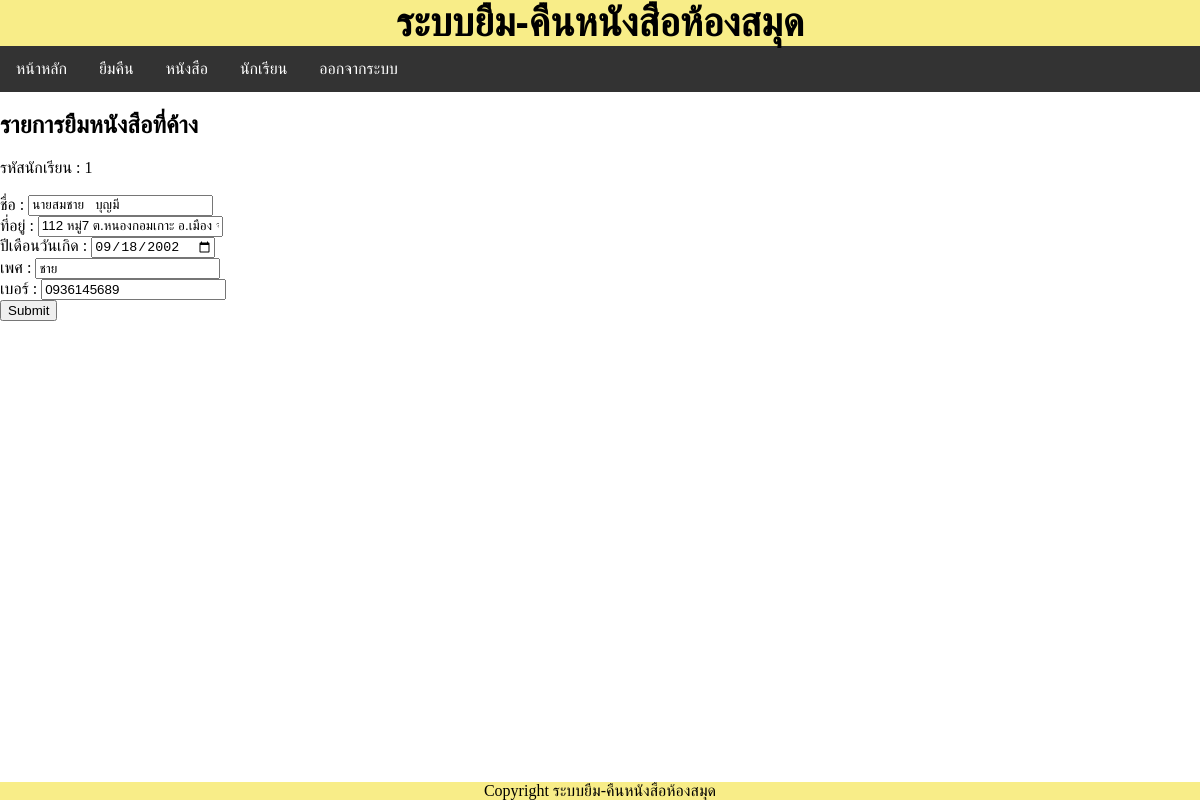
Page /edit_student.php?stu_id=1 (signed in) on the earlier database version.
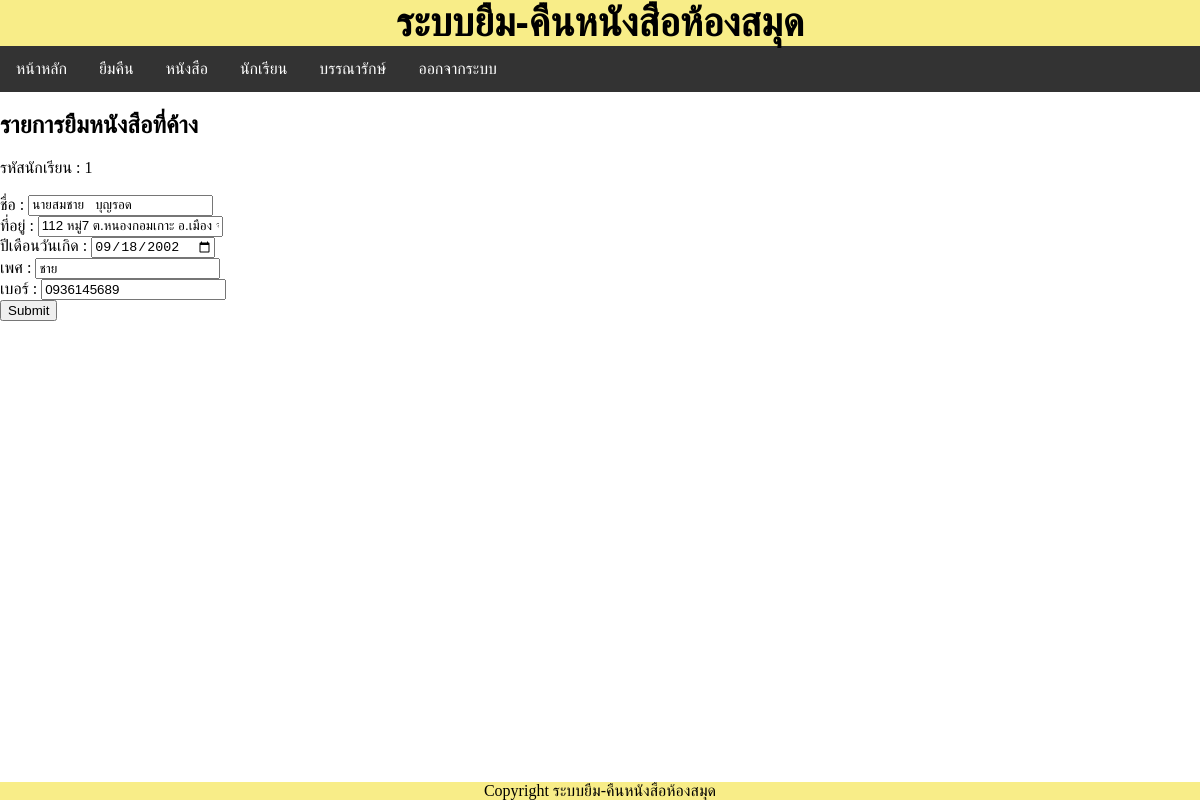
Same page on the later database version.
### tables this page shows
CREATE TABLE `Students` (
  `id` int(11) NOT NULL,
  `Name` text NOT NULL,
  `Address` text NOT NULL,
  `DOB` date NOT NULL,
  `Gender` text NOT NULL,
  `Phone` varchar(10) NOT NULL
);

### config.php (called while the page is built, shortened)
<?php
$name_web="ระบบยืม-คืนหนังสือห้องสมุด";
?>

### check_admin.php (called while the page is built, shortened)
<?php
function is_admin() {
 if (isset($_COOKIE['status']))
 {
     if($_COOKIE['status']=="admin"){
   return true;
     }
     else{
         return false;
     }
}
else{
    return false;
}
}
?>

### edit_student.php (the view, shortened to what this page needs)
<?php
$st_id=$_GET['stu_id'];
require_once("config.php");
?>
<!DOCTYPE html>
<html>
<head>
    <link rel="stylesheet" type="text/css" media="screen" href="main.css" />
<?php include("js.php"); ?></head>
<body>
    <?php include('header_web.php');?>
    <?php include('nav.php');?>
    <main>
      <article>
        <h1>รายการยืมหนังสือที่ค้าง</h1>
        <?php
        echo "รหัสนักเรียน : ".$st_id;
        ?>
        <?php
        require("db.php");
	    $sql = "SELECT * FROM Students WHERE id=".$st_id;
        $query = mysqli_query($con,$sql);
        $rowcount=mysqli_num_rows($query);
        if($rowcount== 0){
            echo "<br>ไม่มีรายชื่อในระบบ";
         }
         else{
    ?>
<?php
$result=mysqli_fetch_array($query,MYSQLI_ASSOC)
?>
  <form action="./save_edit_student.php"  method="POST">
        <br>ชื่อ : <input type="text" name="name" value="<?php echo $result['Name'];  ?>"><br>
        ที่อยู่ : <input type="text" name="address" value="<?php echo $result['Address'];  ?>"><br>
        ปีเดือนวันเกิด : <input type="date" name="dob" value="<?php echo $result['DOB'];  ?>"><br>
        เพศ : <input type="text" name="gender" value="<?php echo $result['Gender'];  ?>"><br>
        เบอร์ : <input type="tel" name="phone" value="<?php echo $result['Phone'];  ?>"><br>
        <input type="submit" value="Submit">
    </form>
<?php
}
?>
    </article>
    </main>
    <footer>Copyright <?php echo $name_web;?></footer>
</body>
</html>

### nav.php
<nav>
      <a href="./">หน้าหลัก</a>
      <?php
      if (isset($_COOKIE['user']))
      {
        echo '<a href="student_id.php">ยืมคืน</a>';
        echo '<a href="book.php">หนังสือ</a>';
        echo '<a href="student.php">นักเรียน</a>';
        require_once("check_admin.php");
        if(is_admin()){
          echo '<a href="librarian.php">บรรณารักษ์</a>';
        }
        echo '<a href="logout.php">ออกจากระบบ</a>';
      }
      else{
        echo '<a href="login.php">เข้าสู่ระบบ</a>';
      }
      ?>
</nav>

Differences in the rows shown:
changed students "112 หมู่7 ต.หนองกอมเกาะ อ.เมือง จ.หนองคาย 43000": name "นายสมชาย บุญมี" → "นายสมชาย บุญรอด"
Other differences:
text now shown: "บรรณารักษ์"
